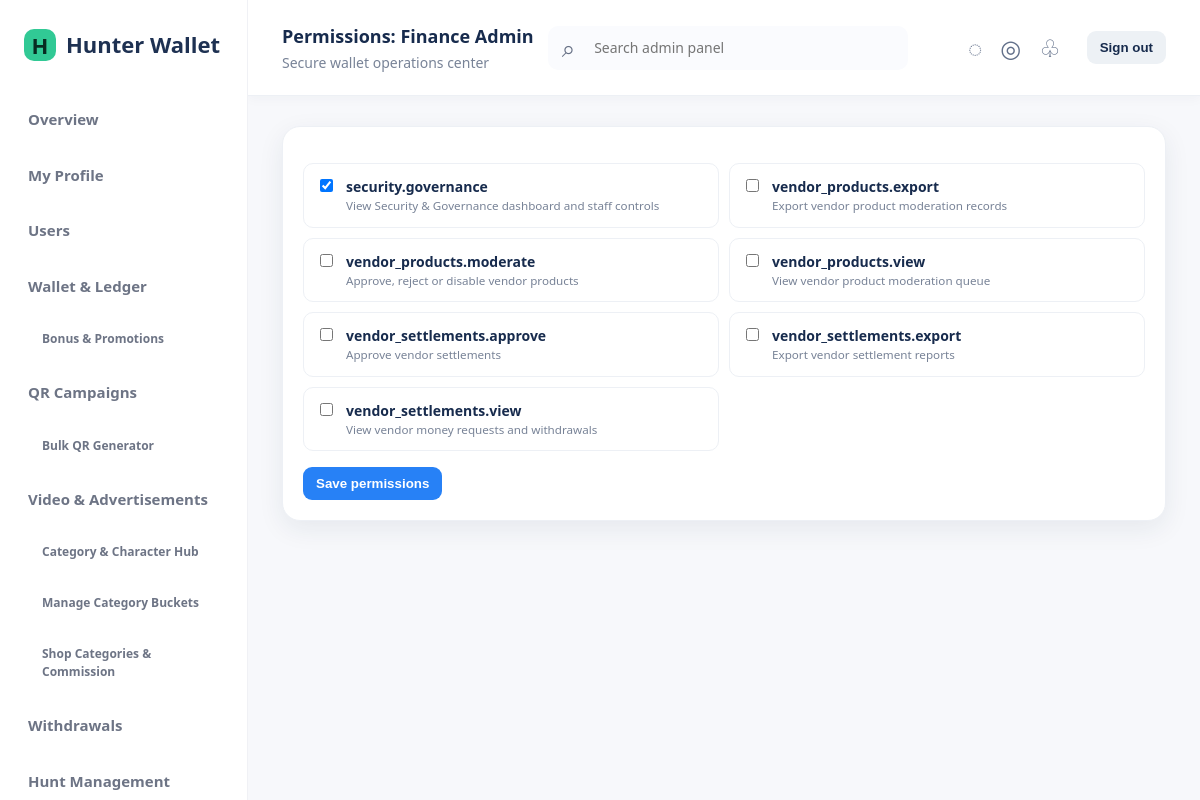
Page /admin/admins/permissions.php?role_id=2 (signed in) on the earlier database version.
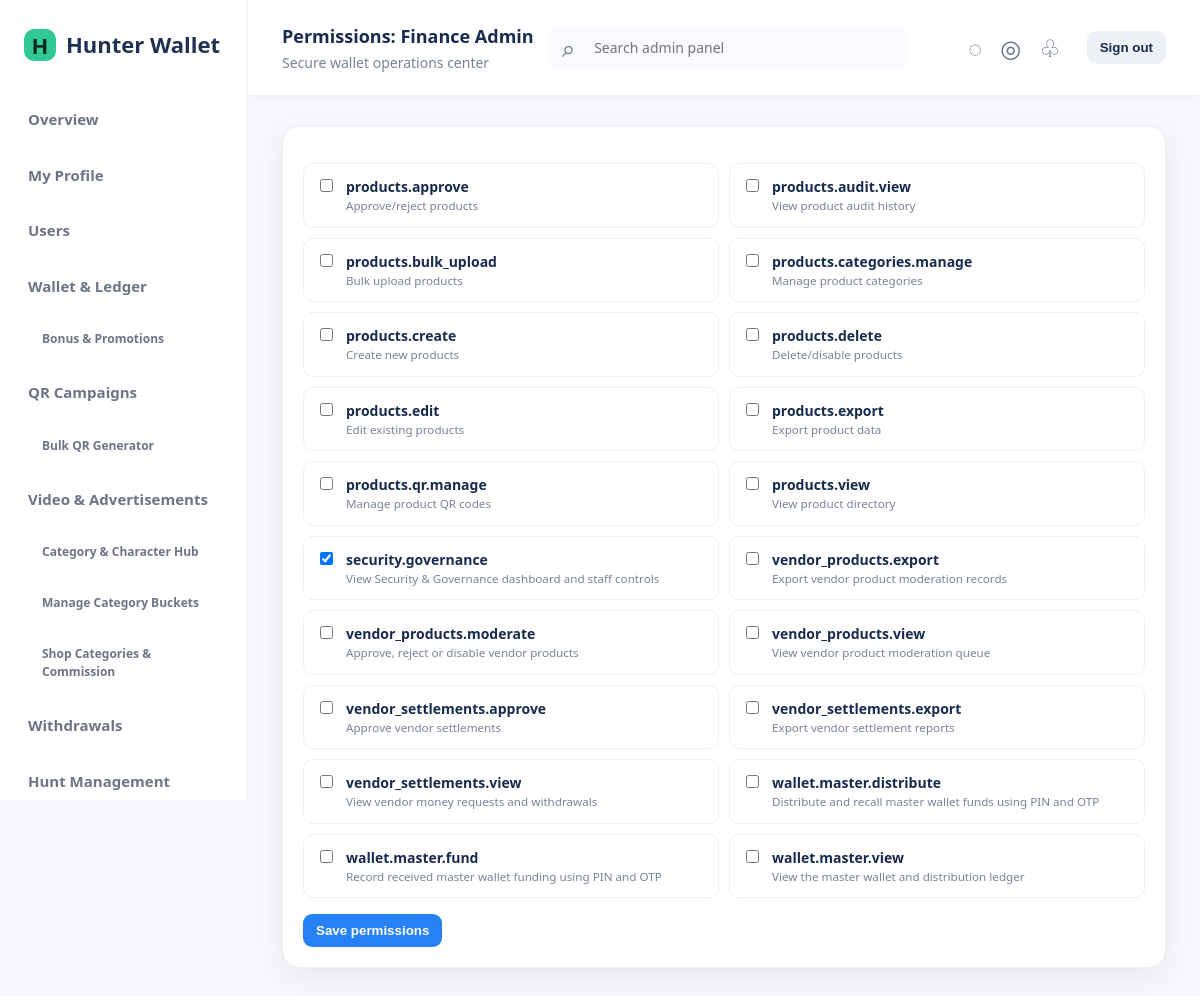
Same page on the later database version.
### tables this page shows
CREATE TABLE admin_permissions (id INT UNSIGNED AUTO_INCREMENT PRIMARY KEY, code VARCHAR(100) NOT NULL UNIQUE, description VARCHAR(255) NULL);

CREATE TABLE admin_roles (id INT UNSIGNED AUTO_INCREMENT PRIMARY KEY, name VARCHAR(80) NOT NULL UNIQUE, created_at DATETIME NOT NULL DEFAULT CURRENT_TIMESTAMP);

### config/config.php (called while the page is built, shortened)
<?php
function env(string $key, mixed $default = null): mixed
{
    $value = getenv($key);
    return $value === false ? $default : $value;
}
return [
    'env' => env('APP_ENV', 'production'),
    'url' => rtrim((string) env('APP_URL', ''), '/'),
    'key' => (string) env('APP_KEY', ''),
    'session_timeout' => (int) env('SESSION_TIMEOUT', 1800),
    'cookie_secure' => filter_var(env('COOKIE_SECURE', '1'), FILTER_VALIDATE_BOOL),
    'razorpay_webhook_secret' => (string) env('RAZORPAY_WEBHOOK_SECRET', ''),
    'phonepe_webhook_secret' => (string) env('PHONEPE_WEBHOOK_SECRET', ''),
];

### includes/bootstrap.php (called while the page is built, shortened)
<?php
$config = require dirname(__DIR__) . '/config/config.php';
require_once APP_ROOT . '/config/database.php';
require_once APP_ROOT . '/includes/functions.php';
require_once APP_ROOT . '/includes/auth.php';
require_once APP_ROOT . '/includes/permissions.php';

### includes/functions.php (called while the page is built, shortened)
<?php
function e(mixed $value): string { return htmlspecialchars((string) $value, ENT_QUOTES | ENT_SUBSTITUTE, 'UTF-8'); }
function app_url(string $path = ''): string { global $config; return ($config['url'] ?: '') . '/' . ltrim($path, '/'); }
function setting_value(string $key, ?string $default = null, bool $secret = false): ?string
{
    static $cache = [];
    $cacheKey = ($secret ? 'secret:' : 'plain:') . $key;
    try {
        $stmt = db()->prepare('SELECT `value`, is_secret FROM system_settings WHERE `key` = ? LIMIT 1');
        $stmt->execute([$key]);
        $row = $stmt->fetch();
        if (!$row) return $cache[$cacheKey] = $default;
        return $cache[$cacheKey] = (string)$row['value'];
    } catch (Throwable $e) {
        return $cache[$cacheKey] = $default;
    }
}

### config/database.php (called while the page is built, shortened)
<?php
function db(): PDO
{
    static $pdo;
    if ($pdo instanceof PDO) return $pdo;
    $dsn = sprintf('mysql:host=%s;port=%s;dbname=%s;charset=utf8mb4', env('DB_HOST', '127.0.0.1'), env('DB_PORT', '3306'), env('DB_NAME', 'hunter_wallet'));
    $pdo = new PDO($dsn, (string) env('DB_USER', 'root'), (string) env('DB_PASS', ''), [
        PDO::ATTR_ERRMODE => PDO::ERRMODE_EXCEPTION,
        PDO::ATTR_DEFAULT_FETCH_MODE => PDO::FETCH_ASSOC,
        PDO::ATTR_EMULATE_PREPARES => false,
    ]);
    return $pdo;
}

### includes/permissions.php (called while the page is built, shortened)
<?php
function permissions(): array
{
    static $items;
    if ($items !== null) return $items;
    $current = admin(); if (!$current) return $items = [];
    if ($current['role_name'] === 'Super Admin') return $items = ['*'];
    $stmt = db()->prepare('SELECT p.code FROM admin_permissions p JOIN admin_role_permissions rp ON rp.permission_id=p.id WHERE rp.role_id=?');
    $stmt->execute([$current['role_id']]); return $items = array_column($stmt->fetchAll(), 'code');
}
function can(string $permission): bool { $all = permissions(); return in_array('*', $all, true) || in_array($permission, $all, true); }
function require_permission(string $permission): void { require_admin(); if (!can($permission)) { http_response_code(403); exit('Forbidden'); } }

### includes/auth.php (called while the page is built, shortened)
<?php
function admin(): ?array
{
    static $cached = false;
    if ($cached !== false) return $cached;
    $stmt = db()->prepare('SELECT a.*, r.name role_name FROM admins a JOIN admin_roles r ON r.id=a.role_id WHERE a.id=? AND a.status="ACTIVE"');
    $stmt->execute([(int) $_SESSION['admin_id']]);
    return $cached = ($stmt->fetch() ?: null);
}
function require_admin(): void { if (!admin()) { flash('error', 'Please sign in.'); redirect('/admin/login.php'); } }

### admin/admins/permissions.php (the view)
<?php declare(strict_types=1);require dirname(__DIR__,2).'/includes/bootstrap.php';require_permission('admins.edit');$roleId=filter_var(input('role_id'),FILTER_VALIDATE_INT);if(!$roleId){http_response_code(404);exit('Not found');}$stmt=db()->prepare('SELECT * FROM admin_roles WHERE id=?');$stmt->execute([$roleId]);$role=$stmt->fetch();if(!$role){http_response_code(404);exit('Not found');}$permissions=db()->query('SELECT * FROM admin_permissions ORDER BY code')->fetchAll();if(is_post()){verify_csrf();if($role['name']==='Super Admin'){flash('error','Super Admin always has complete access.');}else{$chosen=array_map('intval',(array)($_POST['permissions']??[]));$valid=array_map('intval',array_column($permissions,'id'));$chosen=array_values(array_intersect($chosen,$valid));$pdo=db();$pdo->beginTransaction();try{$old=$pdo->prepare('SELECT permission_id FROM admin_role_permissions WHERE role_id=?');$old->execute([$roleId]);$before=array_map('intval',array_column($old->fetchAll(),'permission_id'));$pdo->prepare('DELETE FROM admin_role_permissions WHERE role_id=?')->execute([$roleId]);$insert=$pdo->prepare('INSERT INTO admin_role_permissions(role_id,permission_id) VALUES(?,?)');foreach($chosen as $permissionId)$insert->execute([$roleId,$permissionId]);audit_log((int)admin()['id'],'ROLE_PERMISSIONS_UPDATED','admins',(string)$roleId,$before,$chosen);$pdo->commit();flash('success','Role permissions updated.');}catch(Throwable $e){if($pdo->inTransaction())$pdo->rollBack();flash('error','Could not update permissions.');}}redirect('/admin/admins/permissions.php?role_id='.$roleId);}$currentStmt=db()->prepare('SELECT permission_id FROM admin_role_permissions WHERE role_id=?');$currentStmt->execute([$roleId]);$current=array_map('intval',array_column($currentStmt->fetchAll(),'permission_id'));$pageTitle='Permissions: '.$role['name'];require APP_ROOT.'/includes/header.php';?>
<section class="panel"><form method="post"><?=csrf_field()?><div class="permission-grid"><?php foreach($permissions as $p):?><label class="check-card"><input type="checkbox" name="permissions[]" value="<?=e($p['id'])?>" <?=in_array((int)$p['id'],$current,true)?'checked':''?> <?=$role['name']==='Super Admin'?'disabled':''?>><span><strong><?=e($p['code'])?></strong><small><?=e($p['description'])?></small></span></label><?php endforeach?></div><?php if($role['name']!=='Super Admin'):?><button class="btn">Save permissions</button><?php endif?></form></section><?php require APP_ROOT.'/includes/footer.php';

### includes/header.php (shortened to what this page needs)
<?php declare(strict_types=1); require_admin(); $pageTitle=$pageTitle??'Dashboard'; $current=admin(); $brandName=setting_value('brand_name','Hunter Wallet'); $logo=setting_value('brand_logo_url',''); $favicon=setting_value('brand_favicon_url',''); $primary=setting_value('primary_color','#12304a'); $accent=setting_value('accent_color','#24c79a'); ?>
<!doctype html><html lang="en"><head><link rel="stylesheet" href="<?=e(app_url('/assets/css/style.css'))?>?v=<?=filemtime(__DIR__.'/../assets/css/style.css')?>"></head>
<body><div class="app-shell">
<aside class="sidebar" id="sidebar"><a class="brand" href="<?=e(app_url('/admin/dashboard.php'))?>"><?php if($logo):?><img src="<?=e($logo)?>" alt="" style="width:34px;height:34px;object-fit:contain;border-radius:10px"><?php else:?><span>H</span><?php endif?> <?=e($brandName)?></a>
<nav>
<a href="<?=e(app_url('/admin/dashboard.php'))?>">Overview</a><a href="<?=e(app_url('/admin/admins/profile.php'))?>">My Profile</a>
<?php if(can('users.view')):?><a href="<?=e(app_url('/admin/users/index.php'))?>">Users</a><?php endif?>
<?php if(can('wallet.view')):?><a href="<?=e(app_url('/admin/wallets/index.php'))?>">Wallet &amp; Ledger</a><?php endif?>
<?php if(can('wallet.bonus')):?><a class="nav-sub" href="<?=e(app_url('/admin/wallet/bonus.php'))?>">Bonus &amp; Promotions</a><?php endif?>
<?php if(can('qr_campaigns.manage')):?><a href="<?=e(app_url('/admin/qr/index.php'))?>">QR Campaigns</a><?php endif?>
<?php if(can('qr.generate')):?><a class="nav-sub" href="<?=e(app_url('/admin/qr/bulk.php'))?>">Bulk QR Generator</a><?php endif?>
<?php if(can('video_categories.manage')):?><a href="<?=e(app_url('/admin/video/index.php'))?>">Video &amp; Advertisements</a><?php endif?>
<?php if(can('video_categories.manage')):?><a class="nav-sub" href="<?=e(app_url('/admin/categories/index.php'))?>">Category &amp; Character Hub</a><a class="nav-sub" href="<?=e(app_url('/admin/categories/manage.php'))?>">Manage Category Buckets</a><a class="nav-sub" href="<?=e(app_url('/admin/categories/commission.php'))?>">Shop Categories &amp; Commission</a><?php endif?>
<?php if(can('withdrawals.view')):?><a href="<?=e(app_url('/admin/withdrawals/index.php'))?>">Withdrawals</a><?php endif?>
<?php if(can('hunts.view')):?><a href="<?=e(app_url('/admin/hunts/index.php'))?>">Hunt Management</a><?php endif?>
</nav></aside>
<main><header class="topbar"><div class="topbar-search"><span>⌕</span><input type="search" placeholder="Search admin panel" aria-label="Search"></div><div class="topbar-tools"><span>◌</span><span>◎</span><span>♧</span></div><div><h1><?=e($pageTitle)?></h1><p><?=e($pageSubtitle??'Secure wallet operations center')?></p></div><form class="logout-form" method="post" action="<?=e(app_url('/admin/logout.php'))?>"><button class="btn secondary" type="submit">Sign out</button></form></header><section class="content">

### includes/footer.php
</section></main></div><div id="toast" class="toast" role="status"></div><script src="<?=e(app_url('/assets/js/app.js').'?v='.filemtime(APP_ROOT.'/assets/js/app.js'))?>"></script></body></html>

### assets/css/style.css (style rules this page uses)
:root { --navy:#12263f;--ink:#182534;--muted:#6c7b8a;--line:#e5eaf0;--bg:#f5f7fa;--green:#0d9f6e;--red:#d13c4d;--amber:#d78909;--blue:#2764d9;--white:#fff;--radius:14px;--shadow:0 8px 24px rgba(18,38,63,.07) }
* { box-sizing:border-box }
body { margin:0;background:var(--bg);color:var(--ink);font:14px/1.5 system-ui,-apple-system,BlinkMacSystemFont,"Segoe UI",sans-serif }
a { color:inherit;text-decoration:none }
.app-shell { min-height:100vh;display:grid;grid-template-columns:248px 1fr }
.sidebar { background:var(--navy);color:#dce6f1;padding:24px 16px;display:flex;flex-direction:column;position:sticky;top:0;height:100vh }
.brand { font-size:18px;font-weight:750;display:flex;gap:10px;align-items:center;padding:0 10px 26px }
.brand span { display:grid;place-items:center;background:#31c995;color:#082b21;width:32px;height:32px;border-radius:10px }
.sidebar nav { display:grid;gap:5px }
.sidebar nav a { padding:11px 13px;border-radius:9px;color:#b9c7d6 }
main { min-width:0 }
.topbar { height:88px;background:white;border-bottom:1px solid var(--line);padding:16px 28px;display:flex;align-items:center;gap:14px }
.topbar h1 { font-size:21px;margin:0 }
.topbar p { margin:2px 0 0;color:var(--muted) }
.topbar .btn { margin-left:auto }
.content { padding:26px;max-width:1600px;margin:auto }
.card,.panel { background:white;border:1px solid var(--line);border-radius:var(--radius);box-shadow:var(--shadow) }
.panel { padding:20px;margin-bottom:20px }
.btn { appearance:none;border:0;border-radius:9px;background:var(--blue);color:white;padding:9px 13px;font-weight:700;cursor:pointer;display:inline-block }
.btn.secondary { background:#edf1f5;color:var(--ink) }
input,select,textarea { font:inherit;border:1px solid #ccd5df;border-radius:9px;padding:10px 11px;background:white;min-height:40px }
.topbar .logout-form { margin-left:auto }
.sidebar nav a.nav-sub { padding-left:28px;font-size:12px }
.permission-grid { display:grid;grid-template-columns:repeat(2,minmax(0,1fr));gap:10px;margin:16px 0 }
.check-card { display:flex;gap:10px;align-items:flex-start;border:1px solid var(--line);border-radius:10px;padding:12px }
.check-card input { min-height:auto }
.check-card small { display:block;color:var(--muted) }
.sidebar { overflow-y:auto }
:root { --navy:#fff;--ink:#172b4d;--muted:#788397;--line:#edf0f5;--bg:#f7f8fb;--blue:#2781f6;--radius:18px;--shadow:0 8px 26px rgba(31,48,75,.08) }
.topbar-search { display:flex;align-items:center;gap:8px;background:#fafbfe;border-radius:10px;padding:0 14px;width:min(360px,35vw);order:1 }
.topbar-search span { font-size:24px;color:#667085 }
.topbar-search input { border:0;background:transparent;outline:0;width:100%;min-height:44px }
.topbar-tools { display:flex;gap:18px;color:#62708a;font-size:24px;order:2;margin-left:auto }
.topbar>div:nth-of-type(2) { order:3 }
.topbar .logout-form { order:4;margin-left:12px }
.topbar h1 { font-size:18px }
.sidebar { background:#fff;color:#6d7485;border-right:1px solid #f0f1f5;padding:28px 14px }
.brand { font-size:22px;color:#1e3152;padding-bottom:34px }
.sidebar nav { gap:7px }
.sidebar nav a { color:#6d7485;font-size:15px;font-weight:600;padding:13px 14px }
.topbar { height:96px;padding:18px 34px;box-shadow:0 2px 12px rgba(31,48,75,.04) }
.content { padding:30px 34px }
.panel,.card { border-radius:18px;box-shadow:0 8px 26px rgba(31,48,75,.08) }

Differences in the rows shown:
added admin_permissions: code "products.approve", description "Approve/reject products"
added admin_permissions: code "products.audit.view", description "View product audit history"
added admin_permissions: code "products.bulk_upload", description "Bulk upload products"
added admin_permissions: code "products.categories.manage", description "Manage product categories"
added admin_permissions: code "products.create", description "Create new products"
added admin_permissions: code "products.delete", description "Delete/disable products"
added admin_permissions: code "products.edit", description "Edit existing products"
added admin_permissions: code "products.export", description "Export product data"
added admin_permissions: code "products.qr.manage", description "Manage product QR codes"
added admin_permissions: code "products.view", description "View product directory"
added admin_permissions: code "wallet.master.distribute", description "Distribute and recall master wallet funds using PIN and OTP"
added admin_permissions: code "wallet.master.fund", description "Record received master wallet funding using PIN and OTP"
added admin_permissions: code "wallet.master.view", description "View the master wallet and distribution ledger"
